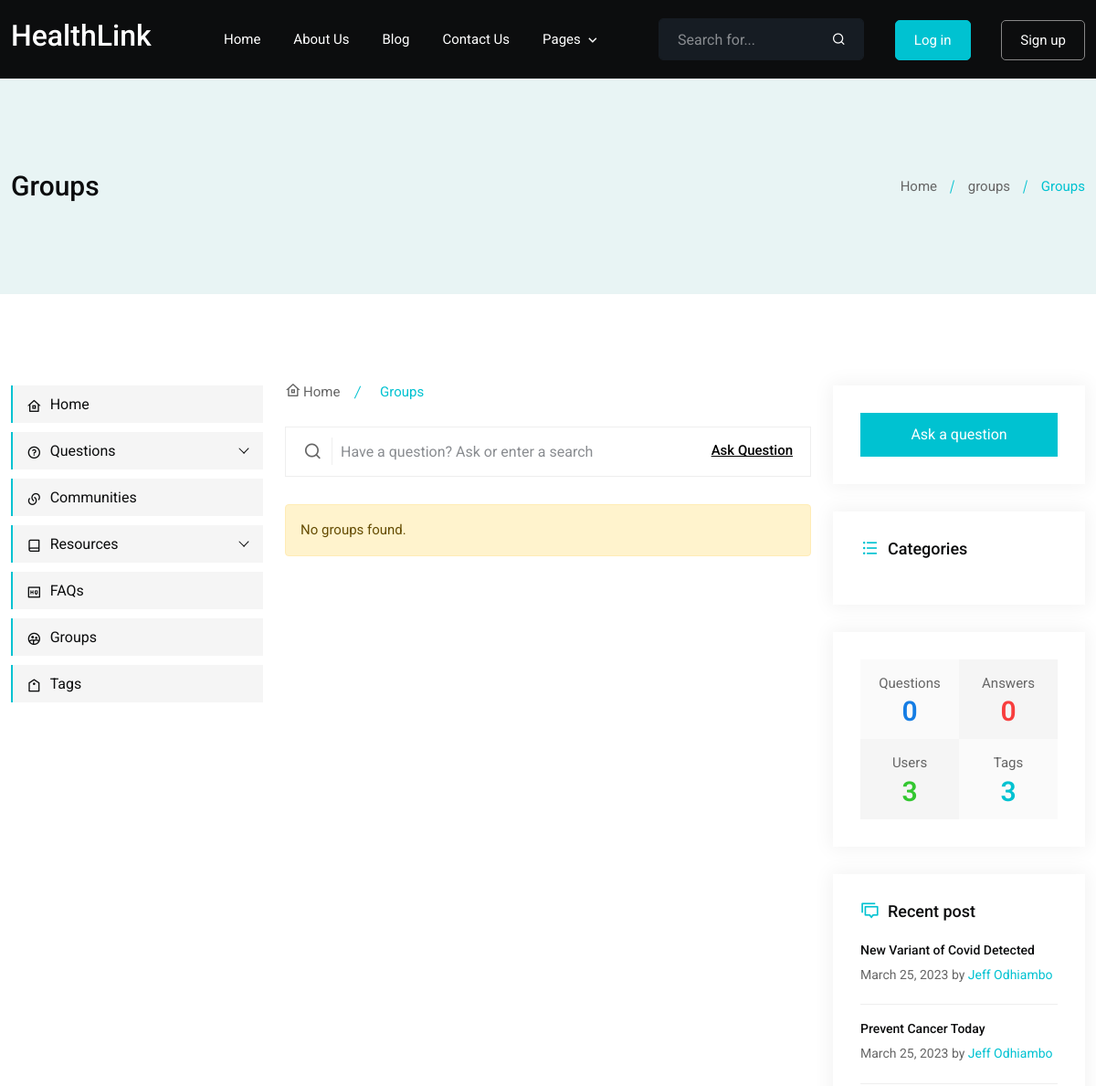
The page /questions/groups/ (upper part) on the database as committed earlier.
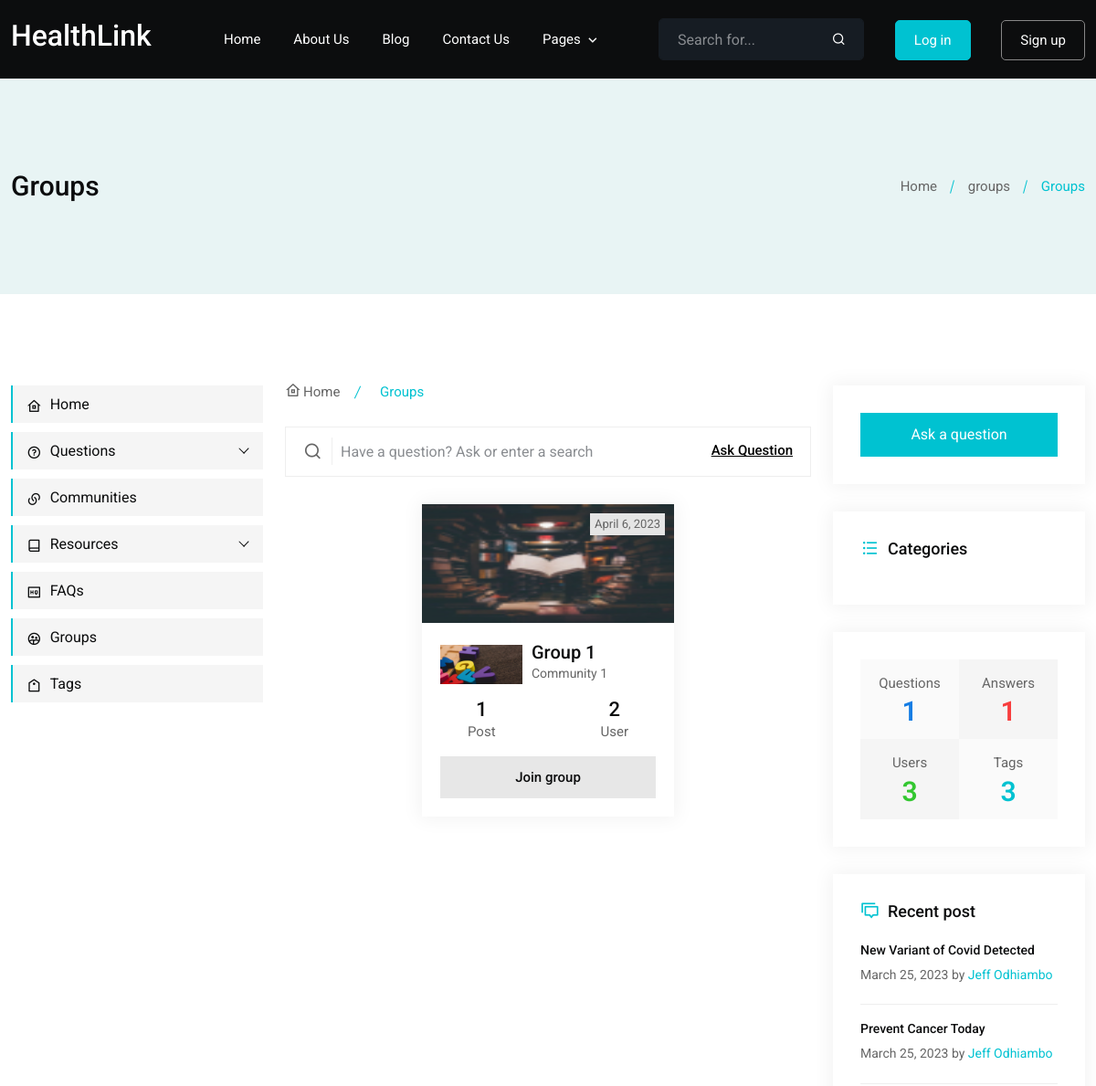
The same page on the database as committed later.
### resources/models.py (models this page shows, shortened)
class Article(models.Model):
    title = models.CharField(max_length=200)
    slug = models.SlugField(max_length=200, unique=True)
    author = models.ForeignKey('auth.User', on_delete=models.CASCADE)
    description = models.TextField()
    category = models.ForeignKey('core.Category', on_delete=models.CASCADE)
    image = models.ImageField(upload_to='resource/articles/', null=True, blank=True)
    tags = models.ManyToManyField('core.Tag', blank=True)
    is_published = models.BooleanField(default=False)
    created_at = models.DateTimeField(auto_now_add=True)
    updated_at = models.DateTimeField(auto_now=True)
    class Meta:
        ordering = ('-created_at',)
        verbose_name_plural = 'Resource Articles'
    def get_absolute_url(self):
        return reverse('resources:article_details', kwargs={'slug': self.slug})

### discussion/models.py (models this page shows, shortened)
class Group(models.Model):
    title = models.CharField(max_length=255)
    slug = models.SlugField(max_length=255, unique=True)
    owner = models.ForeignKey(User, on_delete=models.CASCADE, related_name='owned_groups')
    description = models.TextField(null=True, blank=True)
    group_icon = models.ImageField(upload_to='group/profile_images', null=True, blank=True)
    cover_image = models.ImageField(upload_to='group/cover_images', null=True, blank=True)
    members = models.ManyToManyField(User, related_name='joined_groups', blank=True)
    community = models.ForeignKey(Community, on_delete=models.CASCADE, null=True, blank=True, related_name='groups')
    created_at = models.DateTimeField(auto_now_add=True)
    updated_at = models.DateTimeField(auto_now=True)
    class Meta:
        ordering = ('-created_at',)
    def get_absolute_url(self):
        return reverse('questions:group_detail', kwargs={'slug': self.slug})

class Community(models.Model):
    title = models.CharField(max_length=255)
    slug = models.SlugField(max_length=255, unique=True)
    owner = models.ForeignKey(User, on_delete=models.CASCADE, related_name='owned_communities')
    description = models.TextField(null=True, blank=True)
    image = models.ImageField(upload_to='community_images', null=True, blank=True)
    followers = models.ManyToManyField(User, related_name='followed_communities', blank=True)
    created_at = models.DateTimeField(auto_now_add=True)
    updated_at = models.DateTimeField(auto_now=True)
    def __str__(self):
        return self.title
    class Meta:
        ordering = ('-created_at',)
        verbose_name = 'Communities'
    def get_absolute_url(self):
        return reverse('questions:community_detail', kwargs={'slug': self.slug})

### discussion/views.py (the view)
# urls.py: path('groups/', views.group_list, name='groups'),
def group_list(request):
    context = {
        'title': 'Groups',
        'groups': Group.objects.all(),
        'category': 'groups',
    }
    return render(request, 'forum/groups/index.html', context)

### core/context_processor.py (called while the page is built)
def categories(request):
    latest_post = []
    latest_article = Article.objects.order_by('-created_at')[:2]
    latest_video = Video.objects.order_by('-created_at')[:2]
    latest_document = Document.objects.order_by('-created_at')[:2]
    latest_post.append(latest_article)
    latest_post.append(latest_video)
    latest_post.append(latest_document)
    return {
        'categories': Category.objects.all(),
        'tags': Tag.objects.all(),
        'latest_post': latest_post,
        'top_members': User.objects.all()[:4],
        'total_users': User.objects.all().count(),
        'total_questions': Question.objects.all().count(),
        'total_answers': Answer.objects.all().count(),
    }

### core/models.py (called while the page is built)
    def __str__(self):
        return self.title

### users/models.py (called while the page is built)
    def get_absolute_url(self):
        return reverse('users:user_profile', kwargs={'username': self.user.username})

### templates/forum/groups/index.html
{% extends "base.html" %}
{% block content %}
		<div class="main-content-area ptb-100">
			<div class="container">
				<div class="row">
					<div class="col-lg-3">
						{% include 'partials/left-sidebar.html' %}
					</div>
					<div class="col-lg-6">
						<div class="middull-content">
							<ul class="page-nish">
								<li>
									<a href="/">
										<i class="ri-home-8-line"></i>
										Home
									</a>
								</li>
								<li class="active">
									Groups
								</li>
							</ul>
							{% include 'partials/search.html' %}
							<div class="group-content">
								{% if groups %}
								<div class="row justify-content-center">
									{% for group in groups %}
										<div class="col-xl-6 col-md-6">
											<div class="single-group-box">
												<div class="group-img">
													<img src="{% if group.cover_image %}{{ group.cover_image.url }}{% else %}/static/assets/images/group/group-1.jpg{% endif %}" class="img-fluid w-100" style="max-height: 130px;" alt="Image">
													<span>{{ group.created_at|date }}</span>
												</div>
												<div class="group-content">
													<div class="group-sub-img">
														<a href="{{ group.get_absolute_url }}">
															<img src="{% if group.group_icon %}{{ group.group_icon.url }}{% else %}/static/assets/images/group/sub-1.jpg{% endif %}" height="90" width="90" alt="Image">
															<h3>{{ group.title }}</h3>
														</a>
														<a href="{{ group.community.get_absolute_url }}">
															<span>{{ group.community }}</span>
														</a>
														</div>
													<ul class="d-flex justify-content-between">
														<li>
															<h4>{{ group.questions.all.count }}</h4>
															<span>Post</span>
														</li>
														<li>
															<h4>{{ group.members.all.count }}</h4>
															<span>User</span>
														</li>
													</ul>
													<a href="{% url 'questions:join_leave_group' group.slug %}">
														<button class="group-btn">
															{% if request.user in group.members.all %}
																Leave group
															{% else %}
																Join group
															{% endif %}
														</button>
													</a>
												</div>
											</div>
										</div>
									{% endfor %}
								</div>
								{% else %}
									<div class="col-lg-12">
										<div class="alert alert-warning">
											No groups found.
										</div>
									</div>
								{% endif %}
							</div>
						</div>
					</div>
					<div class="col-lg-3">
						{% include 'resources/partials/right-sidebar.html' %}
					</div>
				</div>
			</div>
		</div>
{% endblock %}

### templates/resources/partials/right-sidebar.html (shortened to what this page needs)
<div class="right-siderbar">
    <div class="right-siderbar-common">
        <a href="{% url 'questions:ask' %}" class="default-btn">
            Ask a question
        </a>
    </div>
    <div class="right-siderbar-common">
        {% if categories %}
        <div class="category discussions">
            <h3>
                <i class="ri-list-unordered"></i>
                Categories
            </h3>
            </div>
        </div>
        {% endif %}
        <div class="right-siderbar-common">
            <div class="answer-count">
                <ul class="d-flex flex-wrap">
                    <li>
                        <span>Questions</span>
                        <span class="count">{{ total_answers }}</span>
                    </li>
                    <li>
                        <span>Answers</span>
                        <span class="count">{{ total_questions }}</span>
                    </li>
                    <li>
                        <span>Users</span>
                        <span class="count">{{ total_users }}</span>
                    </li>
                    <li>
                        <span>Tags</span>
                        <span class="count">{{ tags.all.count }}</span>
                    </li>
                </ul>
            </div>
        </div>
    {% if latest_post %}
    <div class="right-siderbar-common">
        <div class="recent-post">
            <h3>
                <i class="ri-discuss-line"></i>
                Recent post
            </h3>
            <ul>
                {% for post in latest_post %}
                    {% for pst in post %}
                    <li>
                        <a href="{{ pst.get_absolute_url }}">
                            {{ pst.title }}
                        </a>
                        <p>{{ pst.created_at|date }} by <a href="{{ pst.author.profile.get_absolute_url }}">{{ pst.author.get_full_name }}</a></p>
                    </li>
                    {% endfor %}
                {% endfor %}
            </ul>
        </div>
    </div>
    {% endif %}
</div>

Rows that differ between the two databases and show on the page:
added Group: cover_image (picture), created_at "April 6, 2023", group_icon (picture), title "Group 1", community "Community 1", questions.all.count "1", members.all.count "2", shows "Join group"
Other text that changed with them:
{{ total_answers }}: "0" → "1"
{{ total_questions }}: "0" → "1"
text no longer shown: "No groups found."
